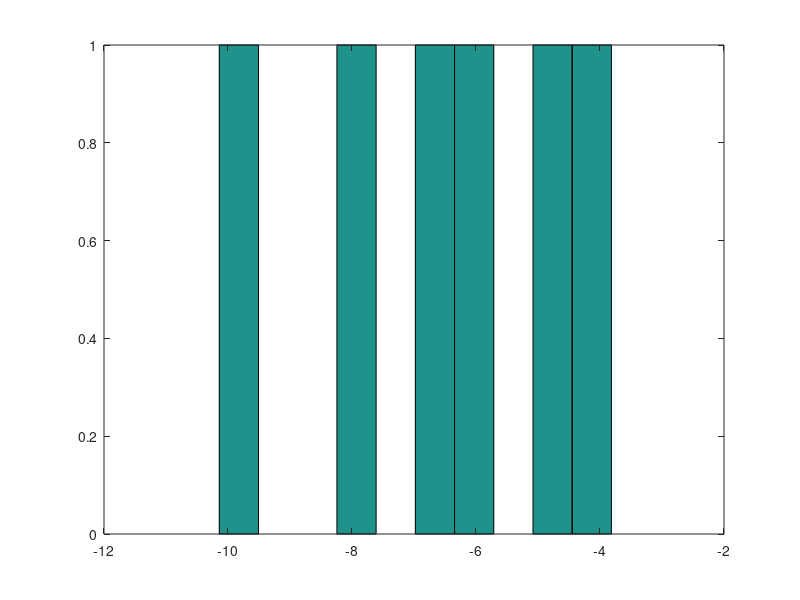

Reproduce this figure in MATLAB. (Note: this script raises an error after producing the figure.)
% Octave basics

B = randn(1,3); %This is going to have three values drawn % from a Gaussian Distribution with mean zero% and variance or Standard Deviation equal to one.

C = -6 + sqrt(10)*randn(1,6); 

% Vector with 6 element with mean = -6 and standard deviation = sqrt(10) 

hist(C)

A = [1 2; 3 4; 5 6]

size(A)

SZ = size(A)

% "SZ" is now a 1x2 vector(check with size(SZ)), containing [3, 2]

size(A, 1) % first dimension of matrix A.
size(A, 2) % second dimension of matrix A.

V = [1 2 3 4]

lenght(V) % gives the size of the longest dimension (in this case 4)

lenght(A) % = 3

lenght([1;2;3;4;5]) % = 5
